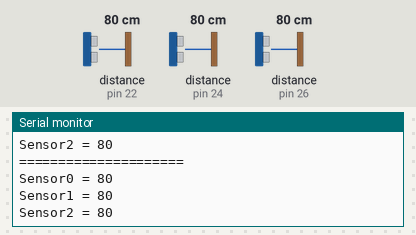
A sketch run on a simulated Arduino Mega 2560, built with avr-gcc and run on an emulated ATmega2560. On the bench: the last lines printed to the serial monitor. Inputs (shaded band) come from the test bench; at power-on: distance to the obstacle (sensors on pin 22, pin 24, pin 26) 80 cm. The echo pulse lasts 58.3 µs per cm.

Above: at 1.8 s.
1.9 s: distance to the obstacle (sensor on pin 22) set to 2 cm
At 2.4 s:
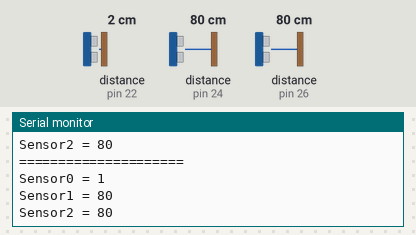
3.4 s: distance to the obstacle (sensor on pin 24) set to 2 cm
At 4.7 s:
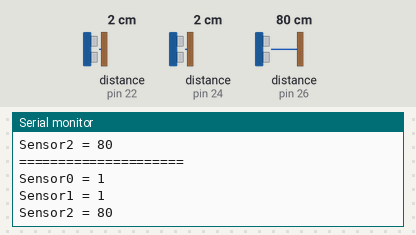
4.9 s: distance to the obstacle (sensor on pin 26) set to 2 cm
At 5.8 s:
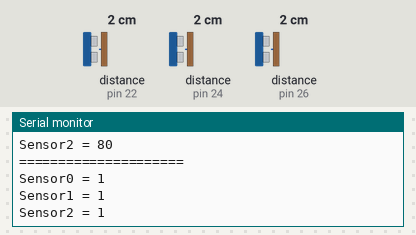
6.4 s: distance to the obstacle (sensor on pin 22) set to 4 cm
At 7.5 s:
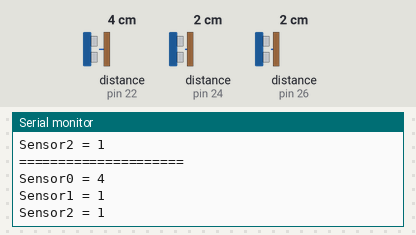
7.9 s: distance to the obstacle (sensor on pin 24) set to 4 cm
At 8.9 s:
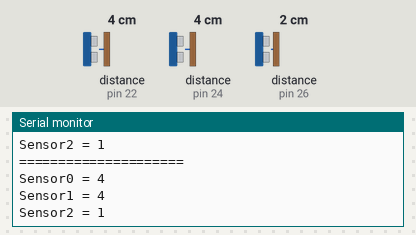
9.4 s: distance to the obstacle (sensor on pin 26) set to 4 cm
At 10.9 s:
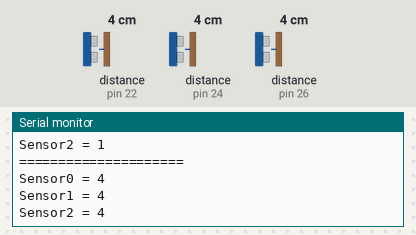
Timing chart, 0 to 11.9 s (numbered marks = the images above; inputs shaded):
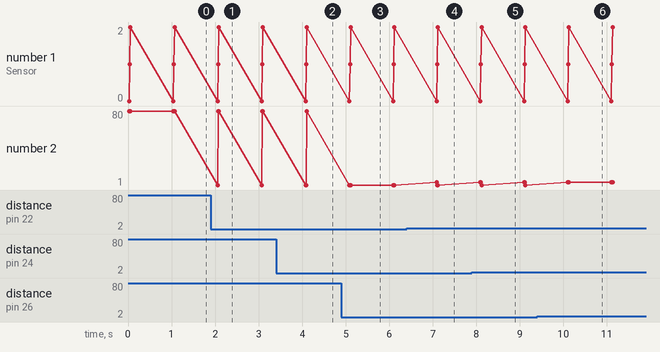

The sketch:

ultrasonic_example.ino
```cpp
/*
 * US_0 ECH: (Blue) 22
* US_0 TRI: (Purple) 23
* US_1 ECH: (Blue) 24
* US_1 TRI: (Purple) 25
* US_2 ECH: (Blue) 26
* US_2 TRI: (Purple) 27
 */

 #define US0_ECH 22
 #define US0_TRI 23
 #define US1_ECH 24
 #define US1_TRI 25
 #define US2_ECH 26
 #define US2_TRI 27


void setup() {
  Serial.begin(9600);
  pinMode(US0_TRI, OUTPUT);
  pinMode(US0_ECH, INPUT);
  pinMode(US1_TRI, OUTPUT);
  pinMode(US1_ECH, INPUT);
  pinMode(US2_TRI, OUTPUT);
  pinMode(US2_ECH, INPUT);
}

void loop() {
  Serial.println("=====================");
  digitalWrite(US0_TRI, LOW);
  delayMicroseconds(2);
  digitalWrite(US0_TRI, HIGH);
  delayMicroseconds(10);
  digitalWrite(US0_TRI, LOW);
  long dis0 = pulseIn(US0_ECH, HIGH)/58.2;

  Serial.print("Sensor0 = ");
  Serial.println(dis0);

  digitalWrite(US1_TRI, LOW);
  delayMicroseconds(2);
  digitalWrite(US1_TRI, HIGH);
  delayMicroseconds(10);
  digitalWrite(US1_TRI, LOW);
  long dis1 = pulseIn(US1_ECH, HIGH)/58.2;

  Serial.print("Sensor1 = ");
  Serial.println(dis1);

  digitalWrite(US2_TRI, LOW);
  delayMicroseconds(2);
  digitalWrite(US2_TRI, HIGH);
  delayMicroseconds(10);
  digitalWrite(US2_TRI, LOW);
  long dis2 = pulseIn(US2_ECH, HIGH)/58.2;

  Serial.print("Sensor2 = ");
  Serial.println(dis2);

  delay(1000);
}
```

Measured:
- after the input at 1.9 s, the serial monitor: prints a new line after 0.16 s (image 1)
- after the input at 3.4 s, the serial monitor: prints a new line after 0.69 s (image 2)
- after the input at 4.9 s, the serial monitor: prints a new line after 0.21 s (image 3)
- after the input at 6.4 s, the serial monitor: prints a new line after 0.69 s (image 4)
- after the input at 7.9 s, the serial monitor: prints a new line after 0.21 s (image 5)
- after the input at 9.4 s, the serial monitor: prints a new line after 0.73 s (image 6)
